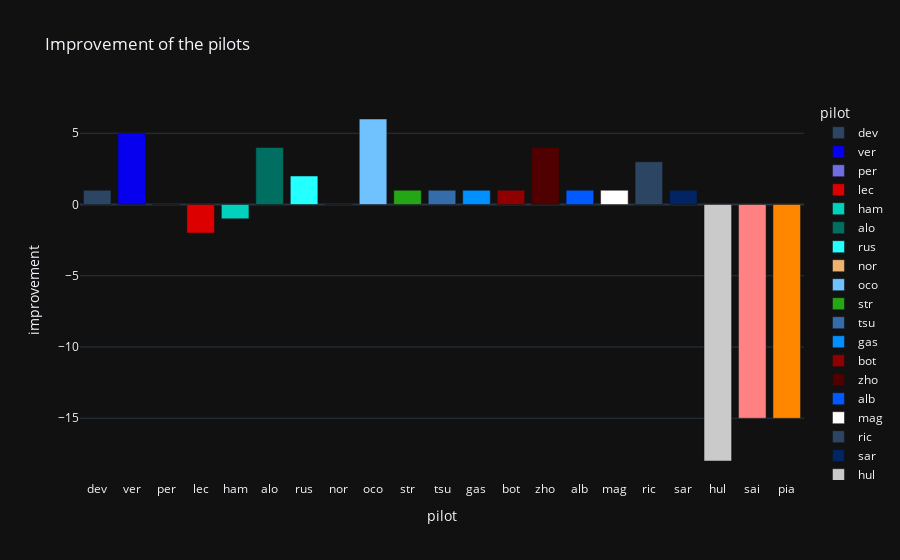

The notebook cell this image was saved under:
### Code cell
# px.scatter(last_gp, x="pilot", y="improvement", title="Improvement of the pilots", marginal_y="histogram", template="plotly_dark")
px.bar(last_gp, x="pilot", y="improvement", title="Improvement of the pilots", color="pilot", color_discrete_map=colors["pilot"], template="plotly_dark")
# invert the y axis

### Figure 1 — Plotly figure (JSON) as saved in the notebook; plotly's stock layout.template omitted (floating-point values rounded to 4 significant figures)
{"data": [{"alignmentgroup": "True", "hovertemplate": "pilot=%{x}<br>improvement=%{y}<extra></extra>", "legendgroup": "dev", "marker": {"color": "#2b4562", "pattern": {"shape": ""}}, "name": "dev", "offsetgroup": "dev", "orientation": "v", "showlegend": true, "textposition": "auto", "type": "bar", "x": ["dev"], "xaxis": "x", "y": [1], "yaxis": "y"}, {"alignmentgroup": "True", "hovertemplate": "pilot=%{x}<br>improvement=%{y}<extra></extra>", "legendgroup": "ver", "marker": {"color": "#0600ef", "pattern": {"shape": ""}}, "name": "ver", "offsetgroup": "ver", "orientation": "v", "showlegend": true, "textposition": "auto", "type": "bar", "x": ["ver"], "xaxis": "x", "y": [5], "yaxis": "y"}, {"alignmentgroup": "True", "hovertemplate": "pilot=%{x}<br>improvement=%{y}<extra></extra>", "legendgroup": "per", "marker": {"color": "#716de2", "pattern": {"shape": ""}}, "name": "per", "offsetgroup": "per", "orientation": "v", "showlegend": true, "textposition": "auto", "type": "bar", "x": ["per"], "xaxis": "x", "y": [0], "yaxis": "y"}, {"alignmentgroup": "True", "hovertemplate": "pilot=%{x}<br>improvement=%{y}<extra></extra>", "legendgroup": "lec", "marker": {"color": "#dc0000", "pattern": {"shape": ""}}, "name": "lec", "offsetgroup": "lec", "orientation": "v", "showlegend": true, "textposition": "auto", "type": "bar", "x": ["lec"], "xaxis": "x", "y": [-2], "yaxis": "y"}, {"alignmentgroup": "True", "hovertemplate": "pilot=%{x}<br>improvement=%{y}<extra></extra>", "legendgroup": "ham", "marker": {"color": "#00d2be", "pattern": {"shape": ""}}, "name": "ham", "offsetgroup": "ham", "orientation": "v", "showlegend": true, "textposition": "auto", "type": "bar", "x": ["ham"], "xaxis": "x", "y": [-1], "yaxis": "y"}, {"alignmentgroup": "True", "hovertemplate": "pilot=%{x}<br>improvement=%{y}<extra></extra>", "legendgroup": "alo", "marker": {"color": "#006f62", "pattern": {"shape": ""}}, "name": "alo", "offsetgroup": "alo", "orientation": "v", "showlegend": true, "textposition": "auto", "type": "bar", "x": ["alo"], "xaxis": "x", "y": [4], "yaxis": "y"}, {"alignmentgroup": "True", "hovertemplate": "pilot=%{x}<br>improvement=%{y}<extra></extra>", "legendgroup": "rus", "marker": {"color": "#24ffff", "pattern": {"shape": ""}}, "name": "rus", "offsetgroup": "rus", "orientation": "v", "showlegend": true, "textposition": "auto", "type": "bar", "x": ["rus"], "xaxis": "x", "y": [2], "yaxis": "y"}, {"alignmentgroup": "True", "hovertemplate": "pilot=%{x}<br>improvement=%{y}<extra></extra>", "legendgroup": "nor", "marker": {"color": "#eeb370", "pattern": {"shape": ""}}, "name": "nor", "offsetgroup": "nor", "orientation": "v", "showlegend": true, "textposition": "auto", "type": "bar", "x": ["nor"], "xaxis": "x", "y": [0], "yaxis": "y"}, {"alignmentgroup": "True", "hovertemplate": "pilot=%{x}<br>improvement=%{y}<extra></extra>", "legendgroup": "oco", "marker": {"color": "#70c2ff", "pattern": {"shape": ""}}, "name": "oco", "offsetgroup": "oco", "orientation": "v", "showlegend": true, "textposition": "auto", "type": "bar", "x": ["oco"], "xaxis": "x", "y": [6], "yaxis": "y"}, {"alignmentgroup": "True", "hovertemplate": "pilot=%{x}<br>improvement=%{y}<extra></extra>", "legendgroup": "str", "marker": {"color": "#25a617", "pattern": {"shape": ""}}, "name": "str", "offsetgroup": "str", "orientation": "v", "showlegend": true, "textposition": "auto", "type": "bar", "x": ["str"], "xaxis": "x", "y": [1], "yaxis": "y"}, {"alignmentgroup": "True", "hovertemplate": "pilot=%{x}<br>improvement=%{y}<extra></extra>", "legendgroup": "tsu", "marker": {"color": "#356cac", "pattern": {"shape": ""}}, "name": "tsu", "offsetgroup": "tsu", "orientation": "v", "showlegend": true, "textposition": "auto", "type": "bar", "x": ["tsu"], "xaxis": "x", "y": [1], "yaxis": "y"}, {"alignmentgroup": "True", "hovertemplate": "pilot=%{x}<br>improvement=%{y}<extra></extra>", "legendgroup": "gas", "marker": {"color": "#0090ff", "pattern": {"shape": ""}}, "name": "gas", "offsetgroup": "gas", "orientation": "v", "showlegend": true, "textposition": "auto", "type": "bar", "x": ["gas"], "xaxis": "x", "y": [1], "yaxis": "y"}, {"alignmentgroup": "True", "hovertemplate": "pilot=%{x}<br>improvement=%{y}<extra></extra>", "legendgroup": "bot", "marker": {"color": "#900000", "pattern": {"shape": ""}}, "name": "bot", "offsetgroup": "bot", "orientation": "v", "showlegend": true, "textposition": "auto", "type": "bar", "x": ["bot"], "xaxis": "x", "y": [1], "yaxis": "y"}, {"alignmentgroup": "True", "hovertemplate": "pilot=%{x}<br>improvement=%{y}<extra></extra>", "legendgroup": "zho", "marker": {"color": "#500000", "pattern": {"shape": ""}}, "name": "zho", "offsetgroup": "zho", "orientation": "v", "showlegend": true, "textposition": "auto", "type": "bar", "x": ["zho"], "xaxis": "x", "y": [4], "yaxis": "y"}, {"alignmentgroup": "True", "hovertemplate": "pilot=%{x}<br>improvement=%{y}<extra></extra>", "legendgroup": "alb", "marker": {"color": "#005aff", "pattern": {"shape": ""}}, "name": "alb", "offsetgroup": "alb", "orientation": "v", "showlegend": true, "textposition": "auto", "type": "bar", "x": ["alb"], "xaxis": "x", "y": [1], "yaxis": "y"}, {"alignmentgroup": "True", "hovertemplate": "pilot=%{x}<br>improvement=%{y}<extra></extra>", "legendgroup": "mag", "marker": {"color": "#ffffff", "pattern": {"shape": ""}}, "name": "mag", "offsetgroup": "mag", "orientation": "v", "showlegend": true, "textposition": "auto", "type": "bar", "x": ["mag"], "xaxis": "x", "y": [1], "yaxis": "y"}, {"alignmentgroup": "True", "hovertemplate": "pilot=%{x}<br>improvement=%{y}<extra></extra>", "legendgroup": "ric", "marker": {"color": "#2b4562", "pattern": {"shape": ""}}, "name": "ric", "offsetgroup": "ric", "orientation": "v", "showlegend": true, "textposition": "auto", "type": "bar", "x": ["ric"], "xaxis": "x", "y": [3], "yaxis": "y"}, {"alignmentgroup": "True", "hovertemplate": "pilot=%{x}<br>improvement=%{y}<extra></extra>", "legendgroup": "sar", "marker": {"color": "#012564", "pattern": {"shape": ""}}, "name": "sar", "offsetgroup": "sar", "orientation": "v", "showlegend": true, "textposition": "auto", "type": "bar", "x": ["sar"], "xaxis": "x", "y": [1], "yaxis": "y"}, {"alignmentgroup": "True", "hovertemplate": "pilot=%{x}<br>improvement=%{y}<extra></extra>", "legendgroup": "hul", "marker": {"color": "#cacaca", "pattern": {"shape": ""}}, "name": "hul", "offsetgroup": "hul", "orientation": "v", "showlegend": true, "textposition": "auto", "type": "bar", "x": ["hul"], "xaxis": "x", "y": [-18], "yaxis": "y"}, {"alignmentgroup": "True", "hovertemplate": "pilot=%{x}<br>improvement=%{y}<extra></extra>", "legendgroup": "sai", "marker": {"color": "#ff8181", "pattern": {"shape": ""}}, "name": "sai", "offsetgroup": "sai", "orientation": "v", "showlegend": true, "textposition": "auto", "type": "bar", "x": ["sai"], "xaxis": "x", "y": [-15], "yaxis": "y"}, {"alignmentgroup": "True", "hovertemplate": "pilot=%{x}<br>improvement=%{y}<extra></extra>", "legendgroup": "pia", "marker": {"color": "#ff8700", "pattern": {"shape": ""}}, "name": "pia", "offsetgroup": "pia", "orientation": "v", "showlegend": true, "textposition": "auto", "type": "bar", "x": ["pia"], "xaxis": "x", "y": [-15], "yaxis": "y"}], "layout": {"barmode": "relative", "legend": {"title": {"text": "pilot"}, "tracegroupgap": 0}, "title": {"text": "Improvement of the pilots"}, "xaxis": {"anchor": "y", "categoryarray": ["dev", "ver", "per", "lec", "ham", "alo", "rus", "nor", "oco", "str", "tsu", "gas", "bot", "zho", "alb", "mag", "ric", "sar", "hul", "sai", "pia"], "categoryorder": "array", "domain": [0, 1], "title": {"text": "pilot"}}, "yaxis": {"anchor": "x", "domain": [0, 1], "title": {"text": "improvement"}}}}
